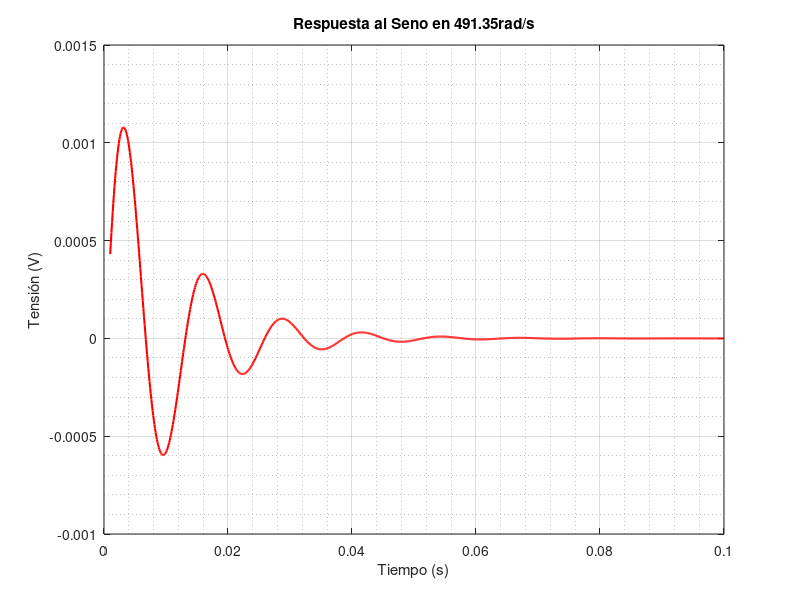

Write the MATLAB code that produced this figure. (Note: this script raises an error after producing the figure.)
%% Limpio todo
clear all; %limpia variables
close all; % cierra toda ventana/grafico abierta
clc; % limpia la consola

%%%%%%%%%%%%%%%%%%%%%%%%%%%%%%%%%%%%%%%%%%%%%%%%%%%%%
%Respuesta al seno transferencia original - analitico
%%%%%%%%%%%%%%%%%%%%%%%%%%%%%%%%%%%%%%%%%%%%%%%%%%%%%

% Definir la función como anónima
f = @(X) 0.000243*exp(-6000*X) + 0.725*X.*exp(-6000*X) ...
         - 0.000243*exp(-(2500./27)*X).*cos(491.35*X) ...
         + 0.00145*exp(-(2500./27)*X).*sin(491.35*X);

% Definir el rango de X
X = linspace(0.001, 0.1, 1000); % Intervalo de X [0.001, 0.01] con 1000 puntos

% Evaluar la función
Y = f(X);

% Graficar la función
figure(1);
plot(X, Y, 'LineWidth', 1.5, 'Color', 'r');
title('Respuesta al Seno en 491.35rad/s');
xlabel('Tiempo (s)');
ylabel('Tensión (V)');
grid on;
grid minor;


%%%%%%%%%%%%%%%%%%%%%%%%%%%%%%%%%%%%%%%%%%%%%%%%%%%%%%%%%%%%%%
%Respuesta al seno transferencia original - normalizado - ltspice
%%%%%%%%%%%%%%%%%%%%%%%%%%%%%%%%%%%%%%%%%%%%%%%%%%%%%%%%%%%%%%

%transferencia original
s = tf('s');
H = (50760000*(s^2 + 500^2))/((s + 6000)^2 * (s^2 + s*(5000/27) + 500^2))

% Transferencia normalizada
s = tf('s');
H2 = (75591081*(s^2 + 500^2))/((s^2 + s*11678 + 53279343) * (s^2 + s*186 + 500^2));


%%
w0 = 500;
f0 = w0/(2*pi);

%%% Respuesta a senoidales

% genero señales de H(s) original  
[sin_f0_10,t_f0_10] = gensig("SIN" , 10/f0 , 0.3); 
[sin_10f0,t_10f0] = gensig("SIN" , 1/(10*f0) , 0.1); 
[sin_f0,t_f0] = gensig("SIN" , 1/f0 , 0.1); 
% genero señales de H(s) normalizado
[sin2_f0_10,t2_f0_10] = gensig("SIN" , 10/f0 , 0.3); 
[sin2_10f0,t2_10f0] = gensig("SIN" , 1/(10*f0) , 0.1); 
[sin2_f0,t2_f0] = gensig("SIN" , 1/f0 , 0.1); 
% genero señales de H(s) simulado ltspice


%genero respuestas a las señales de H(s) original
[y_sin_f0_10,t_sin_f0_10] = lsim(H,sin_f0_10,t_f0_10); 
[y_sin_10f0,t_sin_10f0] = lsim(H,sin_10f0,t_10f0); 
[y_sin_f0,t_sin_f0] = lsim(H,sin_f0,t_f0); 
%genero respuestas a las señales de H(s) normalizado
[y2_sin_f0_10,t2_sin_f0_10] = lsim(H2,sin2_f0_10,t2_f0_10); 
[y2_sin_10f0,t2_sin_10f0] = lsim(H2,sin2_10f0,t2_10f0); 
[y2_sin_f0,t2_sin_f0] = lsim(H2,sin2_f0,t2_f0);  


%--------------------------------
%Bode de la transferencia LTSPICE

% Cargar los datos desde el archivo
data = readtable('Vout_seno.txt', 'Delimiter', '\t', 'ReadVariableNames', false);
data2 = readtable('Vout_seno_10f.txt', 'Delimiter', '\t', 'ReadVariableNames', false);
data1 = readtable('Vout_seno_0.5f.txt', 'Delimiter', '\t', 'ReadVariableNames', false);

% Separar las columnas
tiempo = data.Var1; % tiempo en seg
magnitude_V = data.Var2; % Columna 2: magnitud de la tensión en voltios

tiempo1 = data1.Var1; % tiempo en seg
magnitude_V1 = data1.Var2; % Columna 2: magnitud de la tensión en voltios

tiempo2 = data2.Var1; % tiempo en seg
magnitude_V2 = data2.Var2; % Columna 2: magnitud de la tensión en voltios


%%%%%%%%%%
% GRAFICOS 
%%%%%%%%%% 
% Graficos rta al seno


% plots
figure(2)
plot(t_sin_f0,y_sin_f0, 'b', 'linewidth',1.5)
xlabel("Tiempo [s]")
ylabel("Tension [V]")
title("Respuesta al seno f0=79.5Hz")
grid on
grid minor
hold on; 

plot(t2_sin_f0,y2_sin_f0, 'm', 'linewidth',1.5)
hold on; 

semilogx(tiempo, magnitude_V, 'c', 'LineWidth', 1.5);
legend('Original','Normalizado','Simulación', 'Location', 'best');  % Leyenda
hold off;

%-------
figure(3)
plot(t_sin_f0_10,y_sin_f0_10, 'b', 'linewidth',1.5)
xlabel("Tiempo [s]")
ylabel("Tension [V]")
title("Respuesta al seno f0/10=7.957Hz")
grid on
grid minor
hold on; 

plot(t2_sin_f0_10,y2_sin_f0_10, 'm', 'linewidth',1.5)
hold on; 

semilogx(tiempo1, magnitude_V1, 'c', 'LineWidth', 1.5);
legend('Original','Normalizado','Simulación', 'Location', 'best');  % Leyenda
hold off;

%-------
figure(4)
plot(t_sin_10f0,y_sin_10f0, 'b', 'linewidth',1.5)
xlabel("Tiempo [s]")
ylabel("Tension [V]")
title("Respuesta al seno 10*f0=795HZ")
grid on
grid minor

hold on; 

plot(t2_sin_10f0,y2_sin_10f0, 'm', 'linewidth',1.5)
hold on;

semilogx(tiempo2, magnitude_V2, 'c', 'LineWidth', 1.5);
legend('Original','Normalizado','Simulación', 'Location', 'best');  % Leyenda
hold off;


